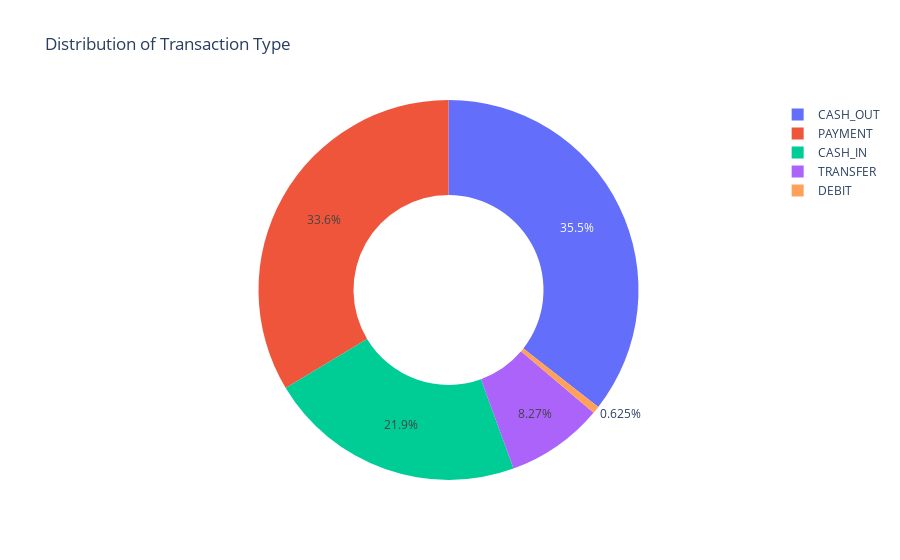

Notebook code cell kept with this figure:
### Code cell
type = data["type"].value_counts()
transactions = type.index
quantity = type.values

import plotly.express as px
figure = px.pie(data, 
             values=quantity, 
             names=transactions,hole = 0.5, 
             title="Distribution of Transaction Type")
figure.show()

### Figure 1 — Plotly figure (JSON) as saved in the notebook; plotly's stock layout.template omitted (floating-point values rounded to 4 significant figures)
{"data": [{"domain": {"x": [0, 1], "y": [0, 1]}, "hole": 0.5, "hovertemplate": "label=%{label}<br>value=%{value}<extra></extra>", "labels": ["CASH_OUT", "PAYMENT", "CASH_IN", "TRANSFER", "DEBIT"], "legendgroup": "", "name": "", "showlegend": true, "type": "pie", "values": [1179268, 1115273, 727924, 274343, 20750]}], "layout": {"legend": {"tracegroupgap": 0}, "title": {"text": "Distribution of Transaction Type"}}}
